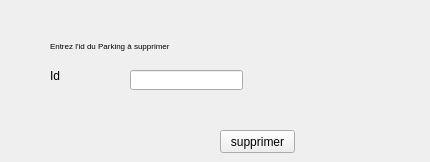
     <widget class="QWidget" name="tab_49">
      <attribute name="title">
       <string>supprimer un parking</string>
      </attribute>
      <widget class="QLineEdit" name="lineEdit_park">
       <property name="geometry">
        <rect>
         <x>130</x>
         <y>70</y>
         <width>113</width>
         <height>20</height>
        </rect>
       </property>
      </widget>
      <widget class="QLabel" name="label_129">
       <property name="geometry">
        <rect>
         <x>50</x>
         <y>30</y>
         <width>371</width>
         <height>31</height>
        </rect>
       </property>
       <property name="font">
        <font>
         <family>MS Shell Dlg 2</family>
         <pointsize>6</pointsize>
         <weight>9</weight>
         <italic>false</italic>
         <bold>false</bold>
        </font>
       </property>
       <property name="text">
        <string>Entrez l'id du Parking à supprimer</string>
       </property>
      </widget>
      <widget class="QPushButton" name="supp_park">
       <property name="geometry">
        <rect>
         <x>220</x>
         <y>130</y>
         <width>75</width>
         <height>23</height>
        </rect>
       </property>
       <property name="text">
        <string>supprimer</string>
       </property>
      </widget>
      <widget class="QLabel" name="label_130">
       <property name="geometry">
        <rect>
         <x>50</x>
         <y>60</y>
         <width>61</width>
         <height>31</height>
        </rect>
       </property>
       <property name="text">
        <string>Id</string>
       </property>
      </widget>
     </widget>
